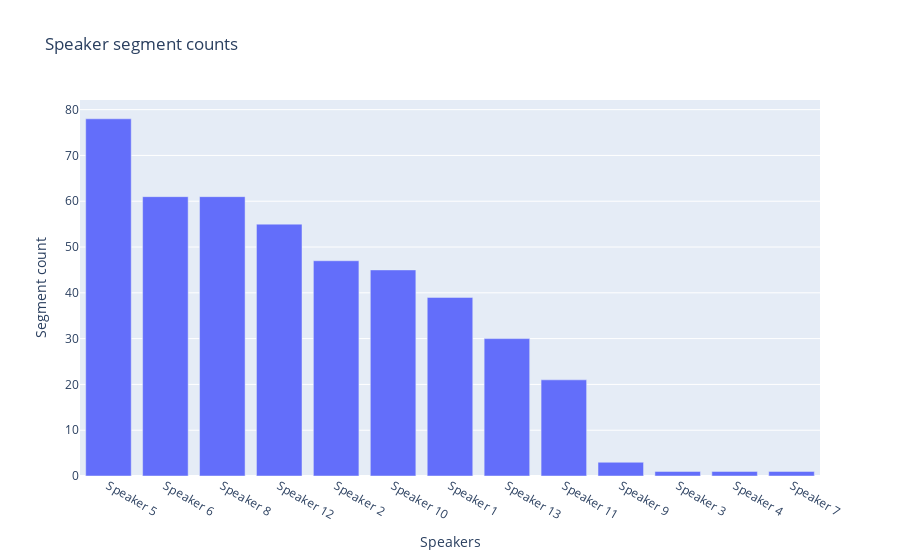

The code cell stored with this chart in its notebook:
### Code cell
gb = speaker_transcript_df.groupby(by="from.name", as_index=False)

counts = gb.count()

data = go.Bar(x=counts["from.name"], y=counts["id"])

layout = go.Layout(title="Speaker segment counts",
                   xaxis={"title":"Speakers", "categoryorder": "total descending"},
                   yaxis={"title":"Segment count"})

go.Figure(data=data, layout=layout)

### Figure 1 — Plotly figure (JSON) as saved in the notebook; plotly's stock layout.template omitted (floating-point values rounded to 4 significant figures)
{"data": [{"type": "bar", "x": ["Speaker 1", "Speaker 10", "Speaker 11", "Speaker 12", "Speaker 13", "Speaker 2", "Speaker 3", "Speaker 4", "Speaker 5", "Speaker 6", "Speaker 7", "Speaker 8", "Speaker 9"], "y": [39, 45, 21, 55, 30, 47, 1, 1, 78, 61, 1, 61, 3]}], "layout": {"title": {"text": "Speaker segment counts"}, "xaxis": {"categoryorder": "total descending", "title": {"text": "Speakers"}}, "yaxis": {"title": {"text": "Segment count"}}}}
